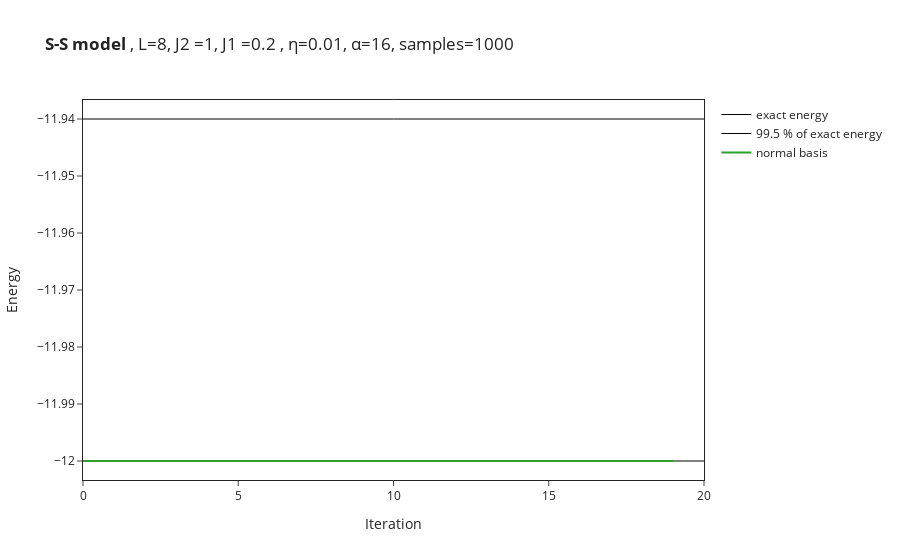

This figure's notebook cell:
### Code cell
# import the data from log file
OUT_NAME_suffixless=OUT_NAME
data = []
for i in range(no_of_runs):
    data.append(json.load(open(OUT_NAME_suffixless+str(i)+".log")))
names = ["normal basis","MSR basis"]
if type(data[0]["Energy"]["Mean"]) == dict: #DTYPE in (np.complex128, np.complex64):#, np.float64):# and False:
    energy_convergence = [data[i]["Energy"]["Mean"]["real"] for i in range(no_of_runs)]
    # symmetry = [data[i]["symmetry"]["Mean"]["real"] for i in range(no_of_runs-use_MSR)]
else:
    energy_convergence = [data[i]["Energy"]["Mean"] for i in range(no_of_runs)]
    # symmetry = [data[i]["symmetry"]["Mean"] for i in range(no_of_runs-use_MSR)]
for i in range(no_of_runs):
    figure.add_trace(go.Scatter(
        x=data[i]["Energy"]["iters"], y=energy_convergence[i],
        name=names[i]
    ))
    # figure.add_trace(go.Scatter(
    #     x=data[i]["Energy"]["iters"], y=symmetry[i],
    #     name=names[i]+"_swap"
    # ))

#figure.add_hline(y=exact_gs_energy)
figure.update_layout(xaxis_title="Iteration",yaxis_title="Energy")
figure.show()

### Figure 1 — Plotly figure (JSON) as saved in the notebook; plotly's stock layout.template omitted (floating-point values rounded to 4 significant figures)
{"data": [{"line": {"color": "#000000", "width": 1}, "mode": "lines", "name": "exact energy", "type": "scatter", "x": [0, 20], "y": [-12.0, -12.0]}, {"line": {"color": "#000000", "width": 1}, "mode": "lines", "name": "99.5 % of exact energy", "type": "scatter", "x": [0, 20], "y": [-11.94, -11.94]}, {"name": "normal basis", "type": "scatter", "x": [0, 1, 2, 3, 4, 5, 6, 7, 8, 9, 10, 11, 12, 13, 14, 15, 16, 17, 18, 19], "y": [-12.0, -12.0, -12.0, -12.0, -12.0, -12.0, -12.0, -12.0, -12.0, -12.0, -12.0, -12.0, -12.0, -12.0, -12.0, -12.0, -12.0, -12.0, -12.0, -12.0]}], "layout": {"title": {"text": "<b>S-S model </b>, L=8, J2 =1, J1 =0.2 , η=0.01, α=16, samples=1000"}, "xaxis": {"mirror": true, "showline": true, "title": {"text": "Iteration"}}, "yaxis": {"mirror": true, "showline": true, "title": {"text": "Energy"}}}}
